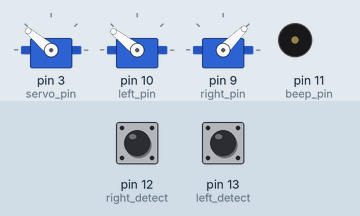
A sketch run on a simulated Arduino Uno, built with avr-gcc and run on an emulated ATmega328P. Parts: 3 × servo, buzzer (waves = sounding, pin HIGH). The inputs (shaded band) are chosen by the test bench; at power-on: pin 12 (right_detect) HIGH, pin 13 (left_detect) HIGH. What the sketch prints to the serial monitor is not drawn.

Above: at 2.5 s.
2.6 s: pin 12 (right_detect) pulled LOW for 1.65 s
At 5.3 s:
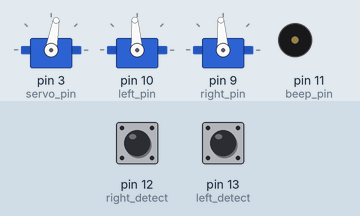
7.5 s: pin 12 (right_detect) pulled LOW for 3.2 s
At 14.7 s:
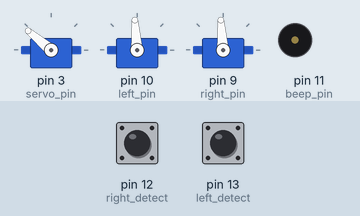
15.5 s: pin 13 (left_detect) pulled LOW for 1.65 s
19.0 s: pin 13 (left_detect) pulled LOW for 3.2 s
At 24.15 s:
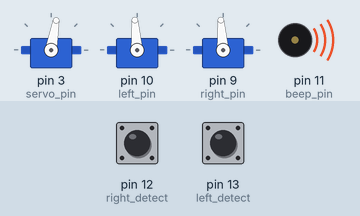
Timing chart, 0 to 24.7 s (numbered marks = the images above; inputs shaded):
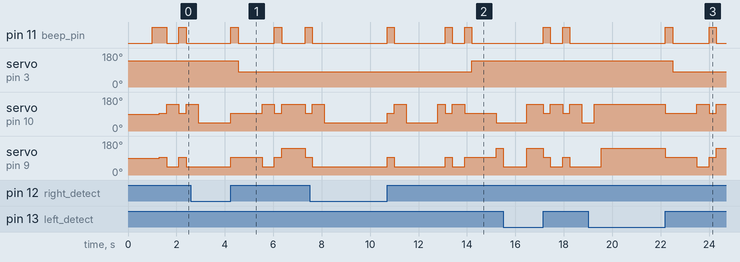

Measured:
- after the input at 2.6 s, servo on pin 3 (servo_pin): 140° → 80° after 2.0 s instead of 0.60 s
- after the input at 7.5 s, servo on pin 3 (servo_pin): 80° → 140° after 6.7 s instead of 4.1 s
- after the input at 19.0 s, servo on pin 3 (servo_pin): 140° → 80° after 3.5 s instead of 0.85 s

The sketch:

sketch_jun4a.ino
```cpp
#include <Servo.h>

Servo left_motor;  // 白色：1510
Servo right_motor; // 红色：1510
Servo claw_servo;  // 机械爪

//蜂鸣器
int beep_pin = 11;

// 机械爪
int servo_pin = 3;
int claw_open = 140;
int claw_close = 80;

// 电机引脚
int right_state = 0;
int left_state = 0;
int left_pin = 10;
int right_pin = 9;
int left_stop = 1510;
int right_stop = 1510;

int speed = 500;
int left_forward = left_stop + speed;
int left_backward = left_stop - speed;
int right_forward = right_stop - speed;
int right_backward = right_stop + speed;

int right_detect = 12;
int left_detect = 13;

int count = 0;

void setup()
{
  claw_servo.attach(servo_pin);
  ClawOpen();
  left_motor.attach(left_pin);
  right_motor.attach(right_pin);
  pinMode(12, INPUT);
  pinMode(13, INPUT);
  Serial.begin(9600);
  pinMode(beep_pin,OUTPUT);
  digitalWrite(beep_pin,HIGH);
  delay(300);
  digitalWrite(beep_pin,LOW);
}

void TraceToDoubleBlack(bool forward = true, String state = "")
{
  while (true)
  {
    right_state = digitalRead(right_detect);
    left_state = digitalRead(left_detect);
    // Serial.println(right);
    // Serial.println(left);
    // Serial.println();

    if (right_state == 0 && left_state == 0)
    {
      if (forward)
        Forward();
      else
        Backward();
    }
    else if (right_state == 1 && left_state == 0)
    {
      if (forward)
        TurnRight();
      else
        TurnLeft();
    }
    else if (right_state == 0 && left_state == 1)
    {
      if (forward)
        TurnLeft();
      else
        TurnRight();
    }
    else
      break;
  }
  Stop();
  // delay(1000);
  Serial.println(state);
  digitalWrite(beep_pin,HIGH);
  delay(300);
  digitalWrite(beep_pin,LOW);
}

void work(){
  TraceToDoubleBlack(true, "物块位置");
  ClawClose();
  Forward();
  delay(500);
  Stop();

  TraceToDoubleBlack(true, "临时位置");
  TurnRight();
  delay(960);
  Stop();

  TraceToDoubleBlack(true, "物块位置");
  Forward();
  delay(500);
  Stop();

  TraceToDoubleBlack(true, "分叉点");
  Forward();
  delay(500);
  Stop();
  TurnLeft();
  delay(1300);
  Stop();
  Forward();
  delay(300);
  Stop();

  TraceToDoubleBlack(true, "左物块位置");
  Forward();
  delay(500);
  Stop();

  TraceToDoubleBlack(true, "目标位置");
  ClawOpen();
  Backward();
  delay(300);
  Stop();

  TurnLeft();
  delay(960);
  Stop();

  TraceToDoubleBlack(true, "左物块位置");
  Forward();
  delay(500);
  Stop();
}

void loop()
{
  TraceToDoubleBlack(true, "起始点");
  Forward();
  delay(500);
  Stop();

  TraceToDoubleBlack(true, "分叉点");
  Forward();
  delay(500);
  Stop();

  for (int i = 1; i <= 2; i++)
  {
    Serial.println("===================================");
    Serial.print("第");
    Serial.print(i);
    Serial.println("次循环");

    work();

    TraceToDoubleBlack(true, "分叉点");
    Forward();
    delay(500);
    Stop();
    TurnLeft();
    delay(500);
    Stop();
    Forward();
    delay(300);
    Stop();
  }

  work();

  TraceToDoubleBlack(true, "分叉点");
  Forward();
  delay(500);
  Stop();
  TurnLeft();
  delay(250);
  Stop();
  Forward();
  delay(300);
  Stop();


  TraceToDoubleBlack(true, "home");
  Forward();
  delay(750);
  Stop();
  digitalWrite(beep_pin,HIGH);
  delay(300);
  digitalWrite(beep_pin,LOW);


  while (true)
    ;
}

void Forward()
{
  left_motor.writeMicroseconds(left_forward);
  right_motor.writeMicroseconds(right_forward);
}
void Backward()
{
  left_motor.writeMicroseconds(left_backward);
  right_motor.writeMicroseconds(right_backward);
}
void TurnRight()
{
  left_motor.writeMicroseconds(left_forward);
  right_motor.writeMicroseconds(right_backward);
}
void TurnLeft()
{
  left_motor.writeMicroseconds(left_backward);
  right_motor.writeMicroseconds(right_forward);
}
void Stop()
{
  left_motor.writeMicroseconds(left_stop);
  right_motor.writeMicroseconds(right_stop);
}

void ClawOpen()
{
  claw_servo.write(claw_open);
  delay(1000);
}
void ClawClose()
{
  claw_servo.write(claw_close);
  delay(1000);
}
```
